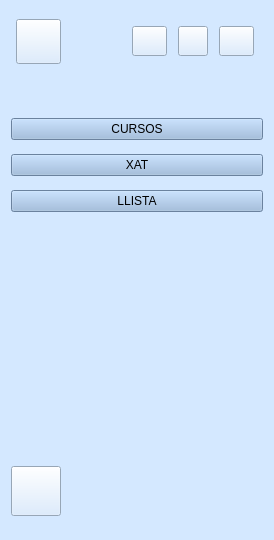
<?xml version="1.0" encoding="UTF-8"?>
<ui version="4.0">
 <class>Form</class>
 <widget class="QWidget" name="Form">
  <property name="geometry">
   <rect>
    <x>0</x>
    <y>0</y>
    <width>274</width>
    <height>540</height>
   </rect>
  </property>
  <property name="windowTitle">
   <string>Form</string>
  </property>
  <property name="styleSheet">
   <string notr="true">background-color: rgb(212, 232, 255);</string>
  </property>
  <layout class="QVBoxLayout" name="verticalLayout_2">
   <item>
    <layout class="QHBoxLayout" name="horizontalLayout">
     <item>
      <widget class="QPushButton" name="perfil">
       <property name="enabled">
        <bool>true</bool>
       </property>
       <property name="sizePolicy">
        <sizepolicy hsizetype="Expanding" vsizetype="Expanding">
         <horstretch>0</horstretch>
         <verstretch>0</verstretch>
        </sizepolicy>
       </property>
       <property name="maximumSize">
        <size>
         <width>45</width>
         <height>45</height>
        </size>
       </property>
       <property name="styleSheet">
        <string notr="true">border-image: url(:/persona.png);</string>
       </property>
       <property name="text">
        <string/>
       </property>
      </widget>
     </item>
     <item>
      <spacer name="horizontalSpacer">
       <property name="orientation">
        <enum>Qt::Horizontal</enum>
       </property>
       <property name="sizeType">
        <enum>QSizePolicy::Fixed</enum>
       </property>
       <property name="sizeHint" stdset="0">
        <size>
         <width>60</width>
         <height>20</height>
        </size>
       </property>
      </spacer>
     </item>
     <item>
      <widget class="QPushButton" name="idioma1">
       <property name="sizePolicy">
        <sizepolicy hsizetype="Fixed" vsizetype="Fixed">
         <horstretch>0</horstretch>
         <verstretch>0</verstretch>
        </sizepolicy>
       </property>
       <property name="maximumSize">
        <size>
         <width>35</width>
         <height>30</height>
        </size>
       </property>
       <property name="styleSheet">
        <string notr="true">border-image: url(:/esp.png);</string>
       </property>
       <property name="text">
        <string/>
       </property>
      </widget>
     </item>
     <item>
      <widget class="QPushButton" name="idioma2">
       <property name="sizePolicy">
        <sizepolicy hsizetype="Fixed" vsizetype="Fixed">
         <horstretch>0</horstretch>
         <verstretch>0</verstretch>
        </sizepolicy>
       </property>
       <property name="maximumSize">
        <size>
         <width>30</width>
         <height>30</height>
        </size>
       </property>
       <property name="styleSheet">
        <string notr="true">border-image: url(:/val.png);</string>
       </property>
       <property name="text">
        <string/>
       </property>
      </widget>
     </item>
     <item>
      <widget class="QPushButton" name="idioma3">
       <property name="sizePolicy">
        <sizepolicy hsizetype="Fixed" vsizetype="Fixed">
         <horstretch>0</horstretch>
         <verstretch>0</verstretch>
        </sizepolicy>
       </property>
       <property name="maximumSize">
        <size>
         <width>35</width>
         <height>30</height>
        </size>
       </property>
       <property name="styleSheet">
        <string notr="true">border-image: url(:/ingles.png);</string>
       </property>
       <property name="text">
        <string/>
       </property>
      </widget>
     </item>
    </layout>
   </item>
   <item>
    <spacer name="verticalSpacer">
     <property name="orientation">
      <enum>Qt::Vertical</enum>
     </property>
     <property name="sizeType">
      <enum>QSizePolicy::Fixed</enum>
     </property>
     <property name="sizeHint" stdset="0">
      <size>
       <width>20</width>
       <height>40</height>
      </size>
     </property>
    </spacer>
   </item>
   <item>
    <widget class="QPushButton" name="cursos">
     <property name="styleSheet">
      <string notr="true">background-color: rgb(150, 182, 221);</string>
     </property>
     <property name="text">
      <string>CURSOS</string>
     </property>
    </widget>
   </item>
   <item>
    <widget class="QPushButton" name="xat">
     <property name="styleSheet">
      <string notr="true">background-color: rgb(150, 182, 221);</string>
     </property>
     <property name="text">
      <string>XAT</string>
     </property>
    </widget>
   </item>
   <item>
    <widget class="QPushButton" name="llista">
     <property name="styleSheet">
      <string notr="true">background-color: rgb(150, 182, 221);</string>
     </property>
     <property name="text">
      <string>LLISTA</string>
     </property>
    </widget>
   </item>
   <item>
    <spacer name="verticalSpacer_2">
     <property name="orientation">
      <enum>Qt::Vertical</enum>
     </property>
     <property name="sizeType">
      <enum>QSizePolicy::Fixed</enum>
     </property>
     <property name="sizeHint" stdset="0">
      <size>
       <width>20</width>
       <height>240</height>
      </size>
     </property>
    </spacer>
   </item>
   <item>
    <widget class="QPushButton" name="apagar">
     <property name="sizePolicy">
      <sizepolicy hsizetype="Expanding" vsizetype="Expanding">
       <horstretch>0</horstretch>
       <verstretch>0</verstretch>
      </sizepolicy>
     </property>
     <property name="maximumSize">
      <size>
       <width>50</width>
       <height>50</height>
      </size>
     </property>
     <property name="toolTip">
      <string/>
     </property>
     <property name="styleSheet">
      <string notr="true">border-image: url(:/apagar.png);</string>
     </property>
     <property name="text">
      <string/>
     </property>
    </widget>
   </item>
  </layout>
 </widget>
 <resources>
  <include location="recursos.qrc"/>
 </resources>
 <connections/>
</ui>
